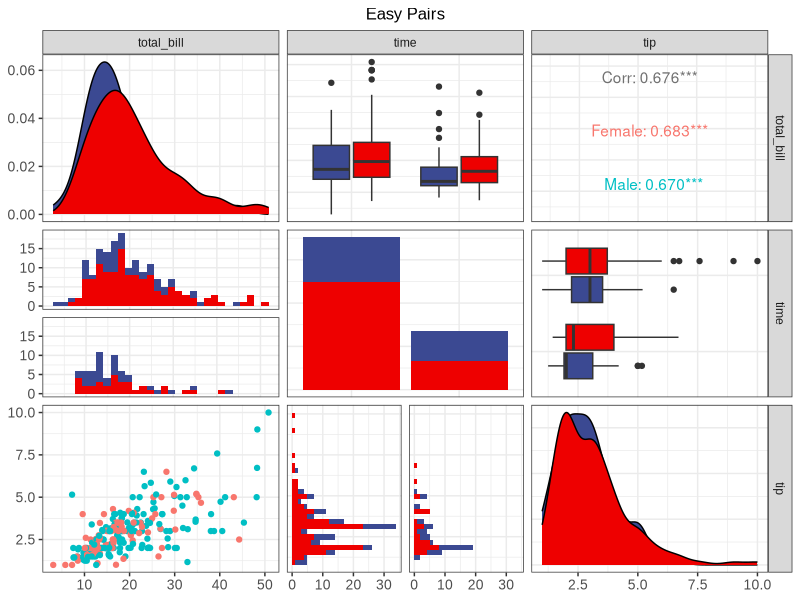

The R source for this figure:
## ---- chunk 1
# 安装包
if (!requireNamespace("GGally", quietly = TRUE)) {
  install.packages("GGally")
}

# 加载包
library(GGally)
## ---- chunk 2
# 加载数据
data <- read.delim("files/Hiplot/049-easy-pairs-data.txt", header = T)

# 查看数据
head(data)
## ---- chunk 3
#| label: fig-1Easy-pairs
#| fig-cap: "简易配对图"
#| out.width: "95%"
#| fig-height: 8
#| fig-width: 8
#| warning: false
#| message: false

# 简易配对图
p <- ggpairs(data, columns = c("total_bill", "time", "tip"),
             mapping = aes_string(color = "gender")) +
  ggtitle("Easy Pairs") +
  scale_fill_manual(values = c("#3B4992FF","#EE0000FF")) +
  theme_bw() +
  theme(text = element_text(family = "Arial"),
        plot.title = element_text(size = 12,hjust = 0.5),
        axis.title = element_text(size = 12),
        axis.text = element_text(size = 10),
        axis.text.x = element_text(angle = 0, hjust = 0.5,vjust = 1),
        legend.position = "right",
        legend.direction = "vertical",
        legend.title = element_text(size = 10),
        legend.text = element_text(size = 10))

p
